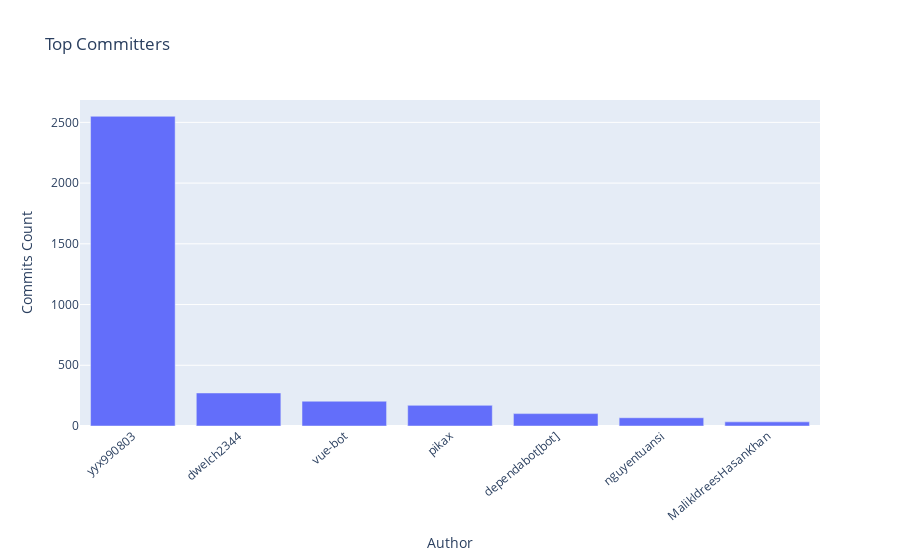

Source (notebook cell):
### Markdown cell above
<h3 style="color:red;font-family:consolas;text-align:center;"> Les top committers du projet Vue</h2>

### Code cell
commits_by_author = commits.groupby('author.login')[['sha']].count()
commits_by_author = commits_by_author.rename(columns = {'sha': 'commit_count'})
commits_by_author = commits_by_author.sort_values(by='commit_count', ascending=False)
top_authors = commits_by_author.head(30)
fig = go.Figure([go.Bar(
    x=top_authors.index, 
    y=top_authors.commit_count)])
fig.update_layout(
    title = 'Top Committers', 
    xaxis_title = 'Author', 
    yaxis_title = 'Commits Count', 
    xaxis_tickmode = 'linear',
    xaxis_tickangle=-40)
fig.show()

### Figure 1 — Plotly figure (JSON) as saved in the notebook; plotly's stock layout.template omitted (floating-point values rounded to 4 significant figures)
{"data": [{"type": "bar", "x": ["yyx990803", "dwelch2344", "vue-bot", "pikax", "dependabot[bot]", "nguyentuansi", "MalikIdreesHasanKhan"], "y": [2550, 272, 204, 170, 102, 68, 34]}], "layout": {"autosize": true, "title": {"text": "Top Committers"}, "xaxis": {"autorange": true, "range": [-0.5, 6.5], "tickangle": -40, "tickmode": "linear", "title": {"text": "Author"}, "type": "category"}, "yaxis": {"autorange": true, "range": [0, 2684.0], "title": {"text": "Commits Count"}, "type": "linear"}}}
